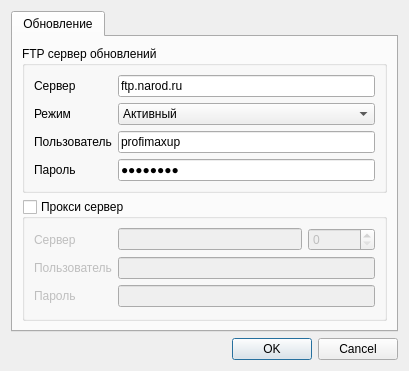
<?xml version="1.0" encoding="UTF-8"?>
<ui version="4.0">
 <class>DialogPref</class>
 <widget class="QDialog" name="DialogPref">
  <property name="geometry">
   <rect>
    <x>0</x>
    <y>0</y>
    <width>409</width>
    <height>350</height>
   </rect>
  </property>
  <property name="windowTitle">
   <string>Настройка программы</string>
  </property>
  <property name="windowIcon">
   <iconset resource="res.qrc">
    <normaloff>:/about/icons/logo.png</normaloff>:/about/icons/logo.png</iconset>
  </property>
  <layout class="QVBoxLayout" name="verticalLayout">
   <item>
    <widget class="QTabWidget" name="tabWidgetPref">
     <property name="currentIndex">
      <number>0</number>
     </property>
     <widget class="QWidget" name="tabUpdate">
      <attribute name="title">
       <string>Обновление</string>
      </attribute>
      <layout class="QVBoxLayout" name="verticalLayout_2">
       <item>
        <widget class="QGroupBox" name="groupBoxFTP">
         <property name="title">
          <string>FTP cервер обновлений</string>
         </property>
         <layout class="QGridLayout" name="gridLayout_2">
          <item row="0" column="0">
           <widget class="QLabel" name="labelSrv">
            <property name="text">
             <string>Сервер</string>
            </property>
           </widget>
          </item>
          <item row="0" column="1">
           <widget class="QLineEdit" name="lineEditSrv">
            <property name="text">
             <string>ftp.narod.ru</string>
            </property>
           </widget>
          </item>
          <item row="2" column="0">
           <widget class="QLabel" name="labelUserSrv">
            <property name="text">
             <string>Пользователь</string>
            </property>
           </widget>
          </item>
          <item row="3" column="0">
           <widget class="QLabel" name="labelPasswdSrv">
            <property name="text">
             <string>Пароль</string>
            </property>
           </widget>
          </item>
          <item row="2" column="1">
           <widget class="QLineEdit" name="lineEditUserSrv">
            <property name="text">
             <string>profimaxup</string>
            </property>
           </widget>
          </item>
          <item row="3" column="1">
           <widget class="QLineEdit" name="lineEditPasswdSrv">
            <property name="text">
             <string>profimax</string>
            </property>
            <property name="echoMode">
             <enum>QLineEdit::Password</enum>
            </property>
           </widget>
          </item>
          <item row="1" column="0">
           <widget class="QLabel" name="labelMode">
            <property name="text">
             <string>Режим</string>
            </property>
           </widget>
          </item>
          <item row="1" column="1">
           <widget class="QComboBox" name="comboBoxMode">
            <item>
             <property name="text">
              <string>Активный</string>
             </property>
            </item>
            <item>
             <property name="text">
              <string>Пассивный</string>
             </property>
            </item>
           </widget>
          </item>
         </layout>
        </widget>
       </item>
       <item>
        <widget class="QGroupBox" name="groupBoxProxy">
         <property name="title">
          <string>Прокси сервер</string>
         </property>
         <property name="flat">
          <bool>false</bool>
         </property>
         <property name="checkable">
          <bool>true</bool>
         </property>
         <property name="checked">
          <bool>false</bool>
         </property>
         <layout class="QGridLayout" name="gridLayout">
          <item row="1" column="1">
           <widget class="QLineEdit" name="lineEditProxySrv"/>
          </item>
          <item row="1" column="2">
           <widget class="QSpinBox" name="spinBoxProxyPort">
            <property name="maximum">
             <number>999999</number>
            </property>
           </widget>
          </item>
          <item row="2" column="0">
           <widget class="QLabel" name="labelProxyUser">
            <property name="text">
             <string>Пользователь</string>
            </property>
           </widget>
          </item>
          <item row="3" column="0">
           <widget class="QLabel" name="labelProxyPasswd">
            <property name="text">
             <string>Пароль</string>
            </property>
           </widget>
          </item>
          <item row="2" column="1" colspan="2">
           <widget class="QLineEdit" name="lineEditProxyUser"/>
          </item>
          <item row="3" column="1" colspan="2">
           <widget class="QLineEdit" name="lineEditProxyPasswd">
            <property name="echoMode">
             <enum>QLineEdit::Password</enum>
            </property>
           </widget>
          </item>
          <item row="1" column="0">
           <widget class="QLabel" name="labelProxySrv">
            <property name="text">
             <string>Сервер</string>
            </property>
           </widget>
          </item>
         </layout>
        </widget>
       </item>
      </layout>
     </widget>
    </widget>
   </item>
   <item>
    <widget class="QDialogButtonBox" name="buttonBox">
     <property name="orientation">
      <enum>Qt::Horizontal</enum>
     </property>
     <property name="standardButtons">
      <set>QDialogButtonBox::Cancel|QDialogButtonBox::Ok</set>
     </property>
    </widget>
   </item>
  </layout>
 </widget>
 <resources>
  <include location="res.qrc"/>
 </resources>
 <connections>
  <connection>
   <sender>buttonBox</sender>
   <signal>accepted()</signal>
   <receiver>DialogPref</receiver>
   <slot>accept()</slot>
   <hints>
    <hint type="sourcelabel">
     <x>248</x>
     <y>254</y>
    </hint>
    <hint type="destinationlabel">
     <x>157</x>
     <y>274</y>
    </hint>
   </hints>
  </connection>
  <connection>
   <sender>buttonBox</sender>
   <signal>rejected()</signal>
   <receiver>DialogPref</receiver>
   <slot>reject()</slot>
   <hints>
    <hint type="sourcelabel">
     <x>316</x>
     <y>260</y>
    </hint>
    <hint type="destinationlabel">
     <x>286</x>
     <y>274</y>
    </hint>
   </hints>
  </connection>
 </connections>
</ui>
